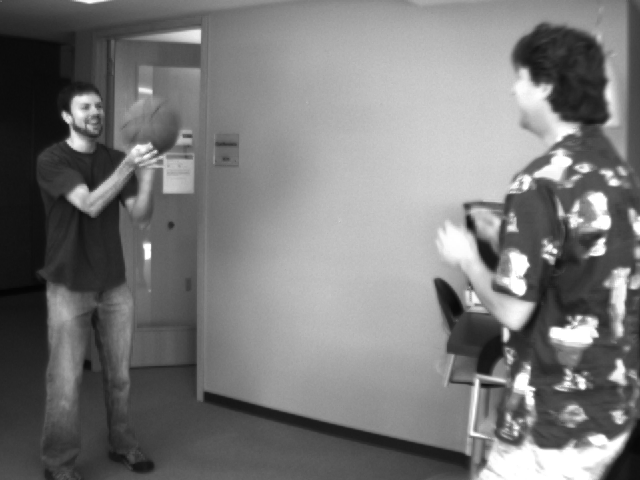
#> input picture basketball1.png, 640 x 480 px
$ python tutorial_dense_first.py
#> lines starting #> are read from the running program, lines starting #| are printed output that depends on the picture
import numpy as np
import cv2 as cv
import matplotlib.pyplot as plt

frame1 = cv.imread('basketball1.png')
#> frame1 is the input picture: shape (480, 640, 3); min 4, max 255, mean 120.3
frame2 = cv.imread('basketball2.png')
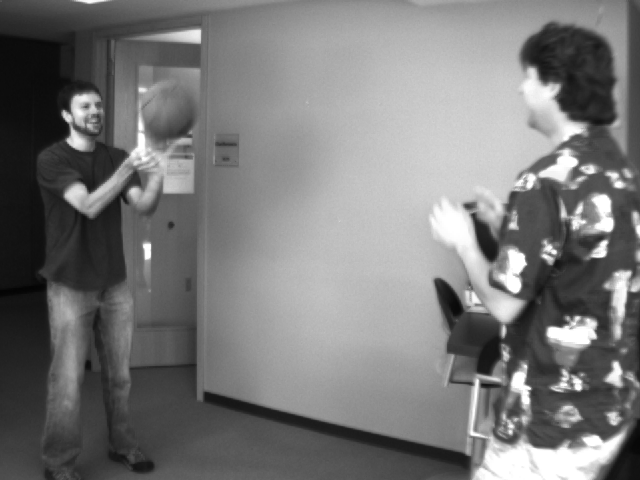
#> input picture basketball2.png, 640 x 480 px
#> frame2 is the input picture: shape (480, 640, 3); min 4, max 255, mean 119.9
prvs = cv.cvtColor(frame1, cv.COLOR_BGR2GRAY)
next = cv.cvtColor(frame2, cv.COLOR_BGR2GRAY)

flow = cv.calcOpticalFlowFarneback(prvs, next, None, 0.5, 3, 15, 3, 5, 1.2, 0)

# plotting the optical flow
def plot_quiver_2d(flow, title='optical flow'):
#> called with flow = array of shape (480, 640, 2), title = 'optical flow'
    u = flow[:, :, 0]
    v = flow[:, :, 1]
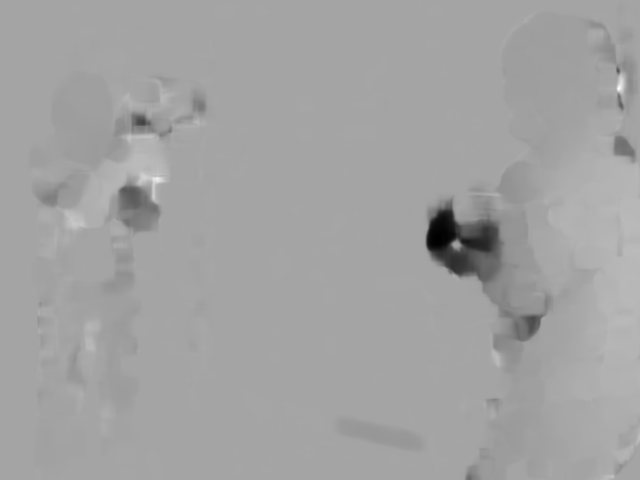
#> v: shape (480, 640) float32; min -24.35, max 13.34, mean -0.326; drawn with min black and max white
    num_rows = np.shape(flow)[0]
#> num_rows = 480
    num_cols = np.shape(flow)[1]
#> num_cols = 640
    x = np.arange(0, num_rows, 1)
#> x = 480 values from 0 to 479
    y = np.arange(0, num_cols, 1)
#> y = 640 values from 0 to 639
    y_pos, x_pos = np.meshgrid(y, x)
    fig, ax = plt.subplots()
    ax.quiver(y_pos, x_pos, v, u)
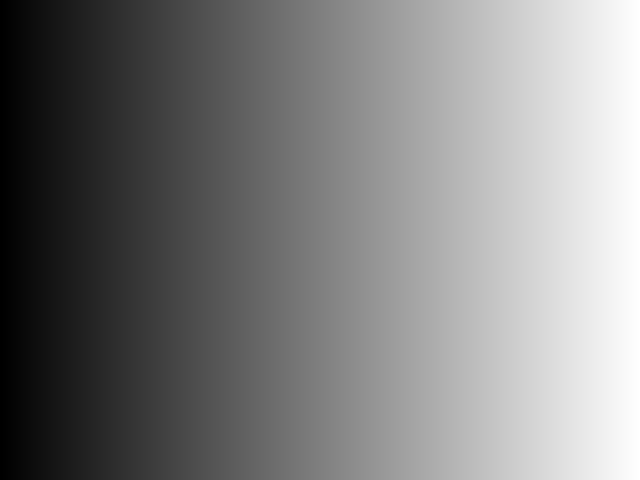
#> y_pos: shape (480, 640) int64; min 0, max 639, mean 319.5; drawn with min black and max white
    plt.gca().invert_yaxis()
    plt.title(title)
    plt.show()
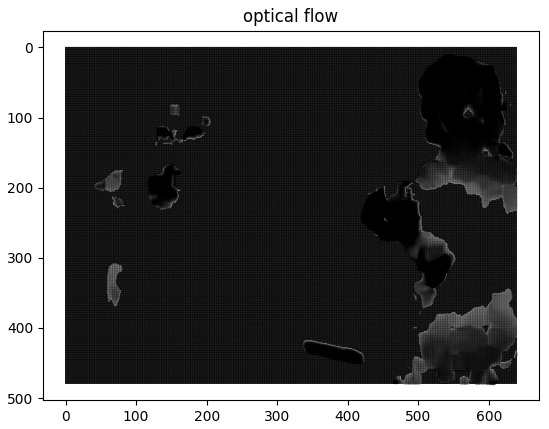
#> figure drawn by matplotlib, 1 panel

flow = np.array(flow)
plot_quiver_2d(flow)

# saving an HSV version of optical flow
hsv = np.zeros_like(frame1)
hsv[..., 1] = 255
mag, ang = cv.cartToPolar(flow[..., 0], flow[..., 1])
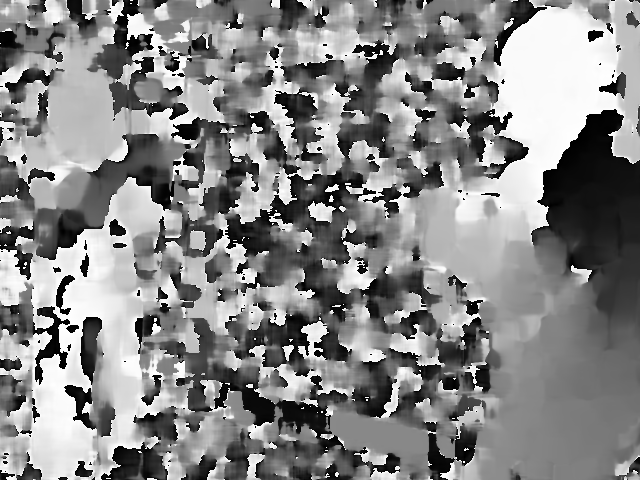
#> ang: shape (480, 640) float32; min 9.26e-06, max 6.28, mean 3.33; drawn with min black and max white
hsv[..., 0] = ang * 180 / np.pi / 2
hsv[..., 2] = cv.normalize(mag, None, 0, 255, cv.NORM_MINMAX)
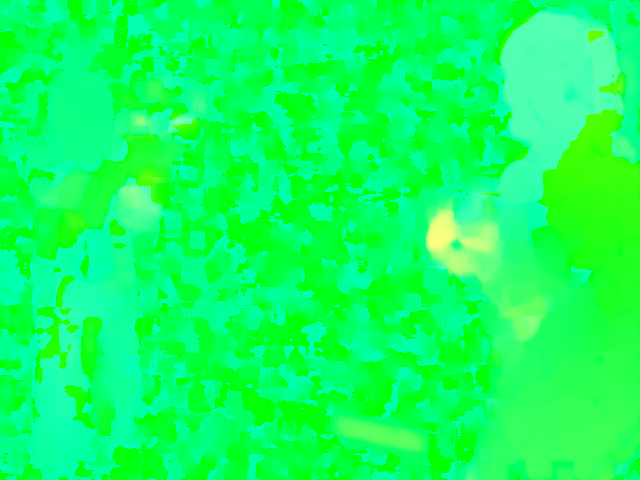
#> hsv: shape (480, 640, 3); mean of channels 0, 1, 2 95, 255, 15.5; drawn as B, G, R
bgr = cv.cvtColor(hsv, cv.COLOR_HSV2BGR)
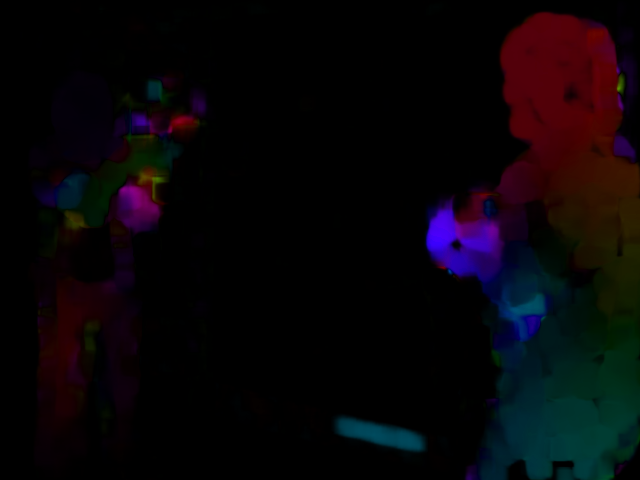
#> bgr: shape (480, 640, 3); mean B, G, R 8.4, 5, 8.6
cv.imwrite('hsv_opticalflow.png',bgr)
